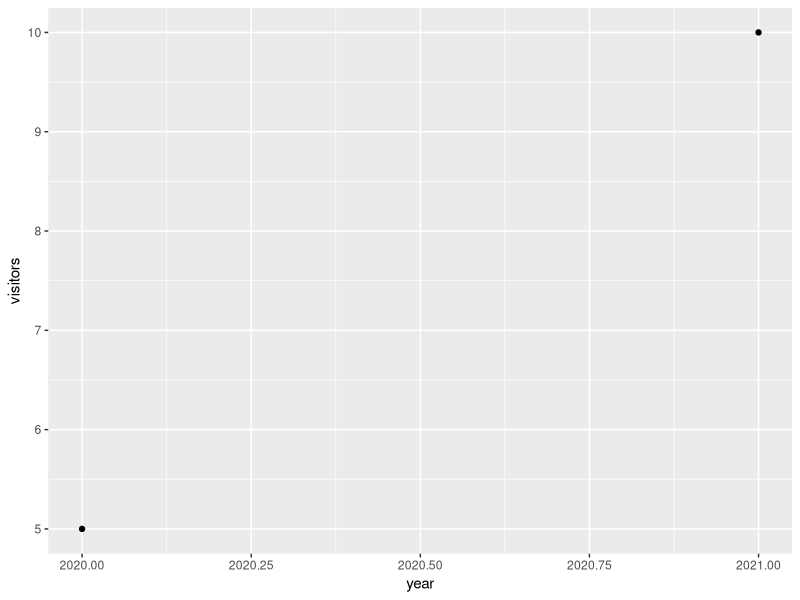

This chart was generated by the following R code:
library(readr)
library(tidyverse)
#National Parks in California
ca <- read_csv("data/ca.csv")
#Acadia National Park
#acadia <- read_csv("data/acadia.csv")
#Southeast US National Parks
#se <- read_csv("data/se.csv")
#2016 Visitation for all Pacific West National Parks
#visit_16 <- read_csv("data/visit_16.csv")
#All Nationally designated sites in Massachusetts
#mass <- read_csv("data/mass.csv")
ggplot(data = ca) + geom_point(aes(x = year, y = visitors))

